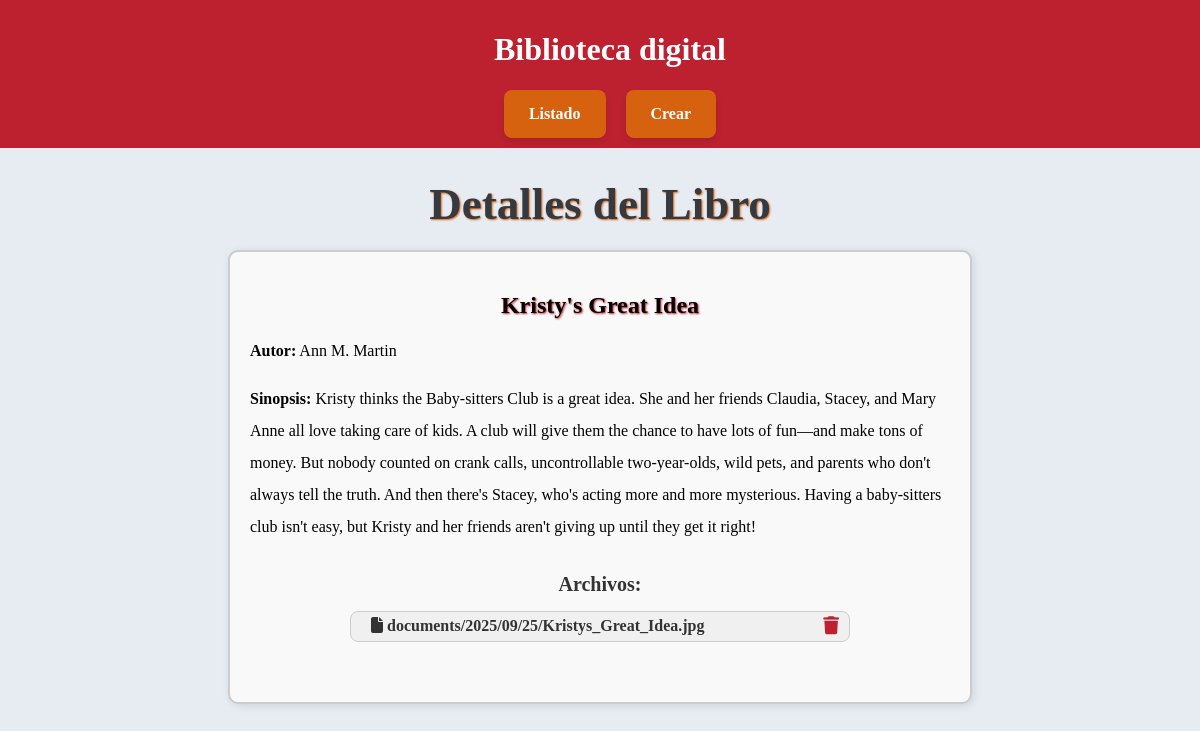
The app's page /libros/1/ with its own data.
### libros/models.py (models this page shows, shortened)
class Libro(models.Model):
    titulo = models.CharField(max_length=200)
    autor = models.CharField(max_length=200, blank=True)
    sinopsis = models.TextField(blank=True)
    creado_en = models.DateTimeField(auto_now_add=True)

class Documento(models.Model):
    libro = models.ForeignKey(Libro, on_delete=models.CASCADE, related_name='documents')
    archivo = models.FileField(upload_to='documents/%Y/%m/%d/')
    subido_el = models.DateTimeField(auto_now_add=True)

### libros/views.py (the view)
# urls.py: path('libros/<int:pk>/', views.book_detail, name='book_detail'),  # detalle libro
def book_detail(request, pk):
    libro = get_object_or_404(Libro, pk=pk)
    documentos = libro.documents.all()
    return render(request, 'libros/book_detail.html', {
        'libro': libro,
        'documentos': documentos
    })

### libros/templates/libros/book_detail.html
{% extends 'libros/base.html' %}
{% block content %}
{% load static %}
<link rel="stylesheet" href="{% static 'css/styles.css' %}">
<link rel="stylesheet" href="https://cdnjs.cloudflare.com/ajax/libs/font-awesome/6.5.0/css/all.min.css">
<div class="pagina">Detalles del Libro</div>
<div class="book-detail-card">
    <h2 class="book-title">{{ libro.titulo }}</h2>
    <p><strong>Autor:</strong> {{ libro.autor }}</p>
    <p><strong>Sinopsis:</strong> {{ libro.sinopsis }}</p>
    <h3>Archivos:</h3>
    {% if documentos %}
        <ul class="document-list">
            {% for doc in documentos %}
            <li>
                <a href="{{ doc.archivo.url }}" target="_blank" class="document-link">
                    <i class="fa-solid fa-file"></i> {{ doc.archivo.name }}
                </a>
                <a href="{% url 'document_delete' doc.pk %}" class="delete-icon" onclick="return confirm('¿Seguro que quieres borrar este archivo?');">
                    <i class="fa-solid fa-trash"></i>
                </a>
            </li>
            {% endfor %}
        </ul>
    {% else %}
        <p>No hay archivos para este libro.</p>
    {% endif %}
</div>
{% endblock %}

### static/css/styles.css (style rules this page uses)
body { background-color: #e7ecf3; margin: 0%; padding: 0%; font-family: "Georgia", "Times New Roman", serif; }
.pagina { color: #343a40; justify-content: center; display: flex; font-size: 45px; text-shadow: 1px 1px 2px #d6620f; font-weight: bold; }
.delete-icon i { color: #bd2130; font-size: 18px; text-decoration: none; }
h3 { text-align: center; margin-top: 30px; margin-bottom: 15px; font-size: 20px; font-weight: bold; color: #333; }
ul { list-style: none; padding: 0; max-width: 500px; margin: 0 auto 40px auto; }
ul li { background-color: #f0f0f0; border: 1px solid #ccc; border-radius: 8px; padding: 10px 15px; margin-bottom: 10px; display: flex; justify-content: space-between; align-items: center; transition: background-color 0.2s ease; }
ul li a { text-decoration: none; color: #bd2130; margin-left: 10px; font-weight: bold; transition: color 0.2s ease; }
ul li a:last-child { color: #bd2130; }
.book-detail-card { max-width: 700px; margin: 20px auto; padding: 20px; border: 2px solid #ccc; border-radius: 10px; background-color: #f9f9f9; box-shadow: 2px 2px 8px rgba(0,0,0,0.1); }
.book-title { text-align: center; margin-bottom: 15px; color: black; text-shadow: 1px 1px 2px#bd2130; }
.book-detail-card p { margin-bottom: 10px; line-height: 2; }
.document-list { list-style: none; padding: 0; }
.document-list li { display: flex; justify-content: space-between; align-items: center; margin-bottom: 8px; padding: 5px 10px; border-bottom: 1px solid #ccc; }
.document-link { text-decoration: none; color: #333; transition: color 0.2s; }

### records on screen
Libro: titulo "Kristy's Great Idea", autor "Ann M. Martin", sinopsis "Kristy thinks the Baby-sitters Club is a great idea. She and her friends Claudia, Stacey, and Mary Anne all love taking care of kids. A club will give them the chance to have lots of fun—and make tons of money. But nobody counted on crank calls, uncontrollable two-year-olds, wild pets, and parents who don't always tell the truth. And then there's Stacey, who's acting more and more mysterious. Having a baby-sitters club isn't easy, but Kristy and her friends aren't giving up until they get it right!"
Documento: archivo.name "documents/2025/09/25/Kristys_Great_Idea.jpg"
